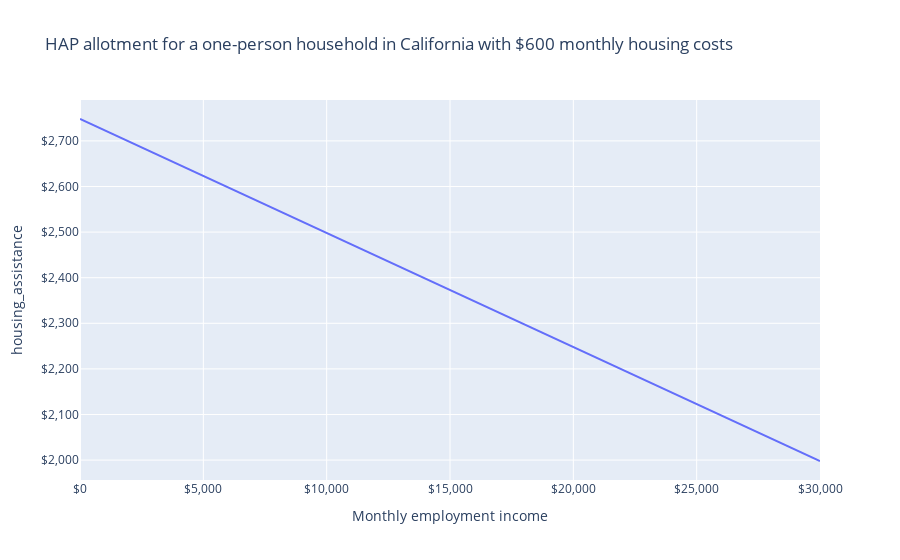

Write notebook code for a chart like this one.
### Code cell
sim_emp.vary("employment_income", max=2500 * 12, step=120)

import plotly.express as px

LABELS = dict(
    employment_income="Monthly employment income",
    dividend_income="Monthly dividend income",
    income="Monthly income",
    income_source="Income source",
    housing_cost="Monthly housing cost",
    hap="Monthly hap allotment",
    allotment="HAP allotment",
)

emp_df_full = pd.DataFrame(
    dict(
        employment_income=sim_emp.calc("employment_income")[0],
        hud_hap=sim_emp.calc("hud_hap")[0],
        mtr=-sim_emp.deriv("hud_hap", "employment_income"),
        housing_assistance=sim_emp.calc("housing_assistance")[0]
    ))

fig = px.line(
    emp_df_full,
    "employment_income",
    "housing_assistance",
    labels=LABELS,
    title="HAP allotment for a one-person household in California with $600 monthly housing costs",
)
fig.update_layout(xaxis_tickformat="$,", yaxis_tickformat="$,")
fig.show()

### Figure 1 — Plotly figure (JSON) as saved in the notebook; plotly's stock layout.template omitted (floating-point values rounded to 4 significant figures; data arrays with more than 128 entries replaced by an {"elided": "..."} marker saying what was removed)
{"data": [{"hovertemplate": "Monthly employment income=%{x}<br>housing_assistance=%{y}<extra></extra>", "legendgroup": "", "line": {"color": "#636efa", "dash": "solid"}, "marker": {"symbol": "circle"}, "mode": "lines", "name": "", "orientation": "v", "showlegend": false, "type": "scatter", "x": {"elided": "251 int values"}, "xaxis": "x", "y": {"elided": "251 int values"}, "yaxis": "y"}], "layout": {"legend": {"tracegroupgap": 0}, "title": {"text": "HAP allotment for a one-person household in California with $600 monthly housing costs"}, "xaxis": {"anchor": "y", "domain": [0, 1], "tickformat": "$,", "title": {"text": "Monthly employment income"}}, "yaxis": {"anchor": "x", "domain": [0, 1], "tickformat": "$,", "title": {"text": "housing_assistance"}}}}
